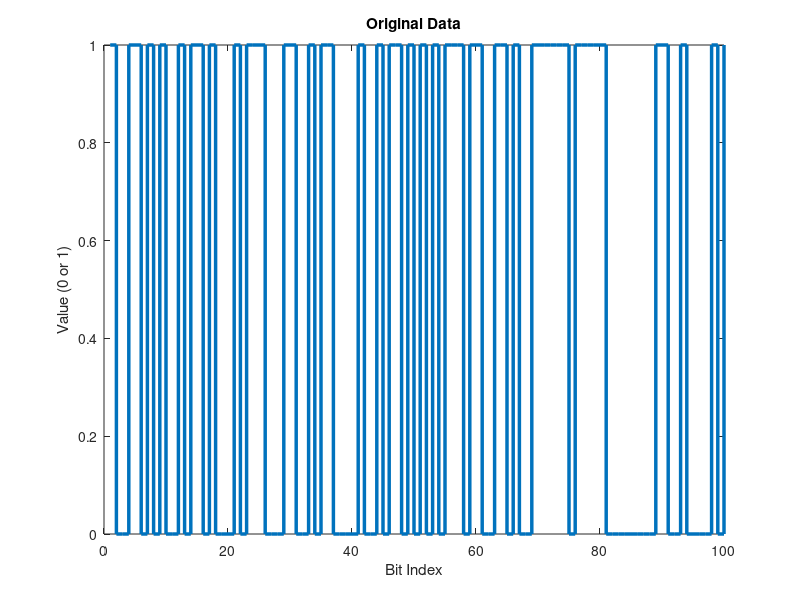
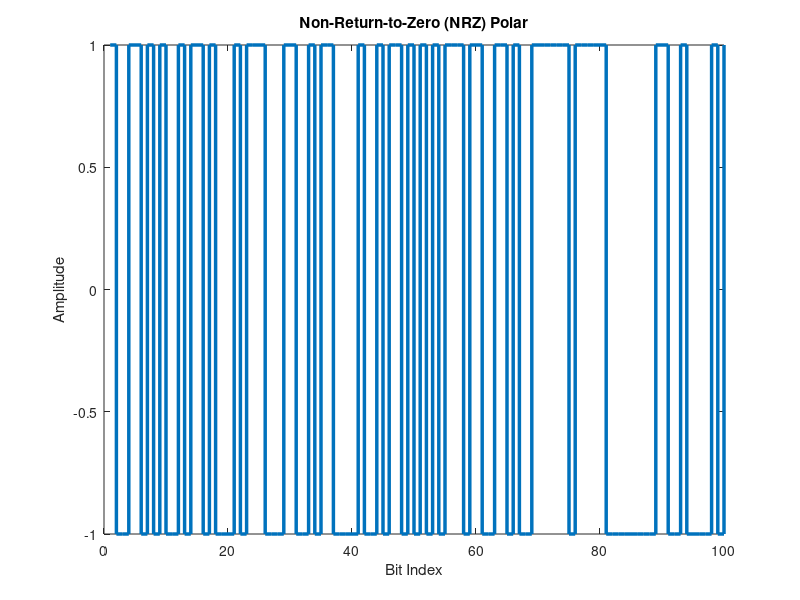
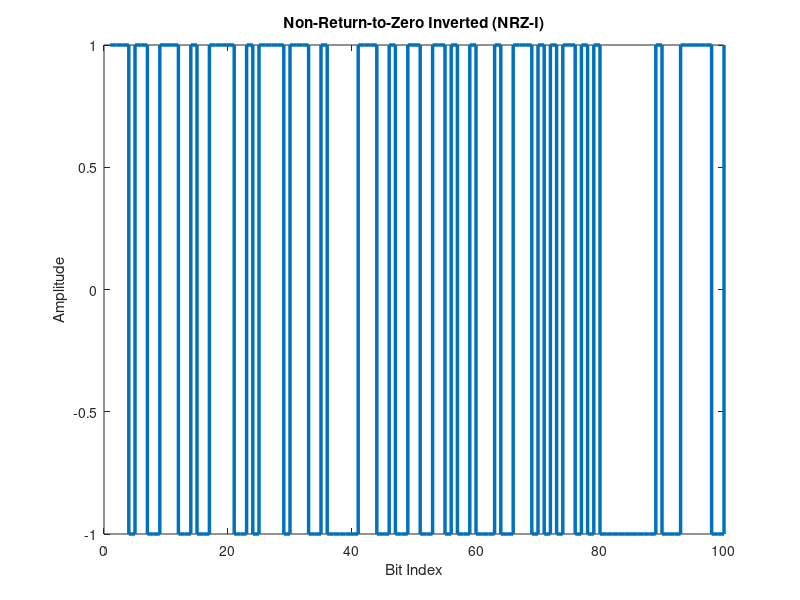
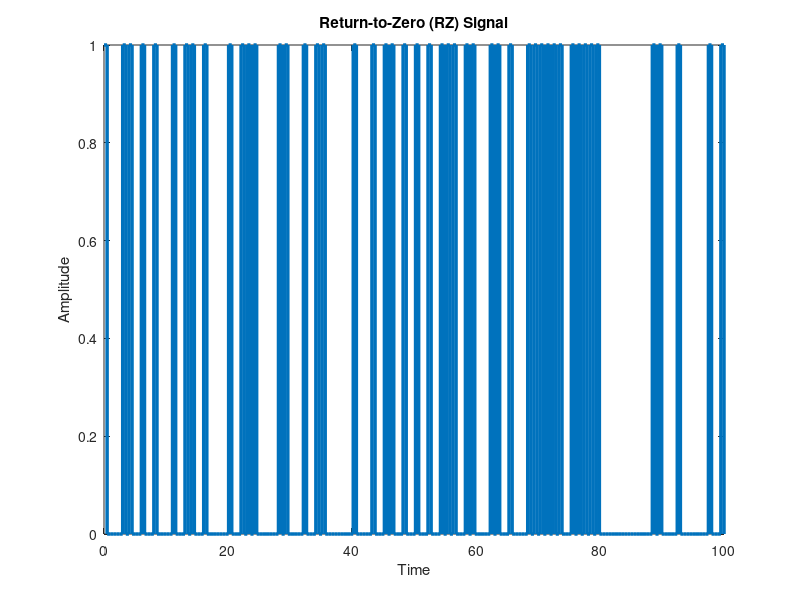

Write MATLAB code to recreate these figures, in order.
clc;
clear;

% Number of bits to generate
num_bits = 100;

% Generate a random binary sequence
rand_bits = randi([0, 1], 1, num_bits);

% Display the original data
figure;
stairs(1:num_bits, rand_bits, 'LineWidth', 2.5); % Ensure x-axis is correct
title('Original Data');
xlabel('Bit Index');
ylabel('Value (0 or 1)');
%% Create the NRZ signal
% Initialize NRZ signal
% The signal has the same length as the number of bits
nrz_signal = zeros(1, num_bits); 
for i = 1:num_bits
    if rand_bits(i) == 1
        nrz_signal(i) = 1; % Polar NRZ: "1" is positive
    else
        nrz_signal(i) = -1; % Polar NRZ: "0" is negative
    end
end

% Plot the NRZ signal
figure;
stairs(1:num_bits, nrz_signal, 'LineWidth', 2.5);
title('Non-Return-to-Zero (NRZ) Polar');
xlabel('Bit Index');
ylabel('Amplitude');

%% NRZ-I
% Initialize the NRZ-I signal
nrz_i_signal = zeros(1, num_bits); % The signal has the same length as the number of bits

% Define the initial level (start with a known state, e.g., low level)
current_level = -1;

% Create the NRZ-I signal
for i = 1:num_bits
    if rand_bits(i) == 1
        % Transition for binary "1"
        current_level = -current_level; % Toggle the level
    end
    % Maintain the same level for binary "0"
    nrz_i_signal(i) = current_level;
end

% Plot the NRZ-I signal
figure;
stairs(1:num_bits, nrz_i_signal, 'LineWidth', 2.5);
title('Non-Return-to-Zero Inverted (NRZ-I)');
xlabel('Bit Index');
ylabel('Amplitude');

%% Initialize Return-to-Zero (RZ) signal
RZ_signal = zeros(1, num_bits * 2); % Double the length for RZ
time = linspace(0, num_bits, num_bits * 2); % Adjust time axis to match RZ_signal length

% Create the RZ signal
for i = 1:num_bits
    % Index into the RZ_signal array
    index = (i - 1) * 2 + 1;  % Find the position in the RZ array
    if rand_bits(i) == 1
        RZ_signal(index) = 1;  % Set the first half of the bit duration
        RZ_signal(index + 1) = 0;  % Return to zero for the second half
    else
        RZ_signal(index) = 0;  % No signal for a "0"
        RZ_signal(index + 1) = 0;  % Remains zero
    end
end

% Plot the Return-to-Zero (RZ) signal
figure;
stairs(time, RZ_signal, 'LineWidth', 2.5);  % Ensure arrays are same length
title('Return-to-Zero (RZ) Signal');
xlabel('Time');
ylabel('Amplitude');


%% Create the AMI signal

% Initialize AMI signal and a variable to track the sign of "1"s
AMI_signal = zeros(1, num_bits); % Starts as all zeros
z = 1; % This variable will determine the alternating sign
for i = 1:num_bits
    if rand_bits(i) == 1 % Check if the current bit is 1
        AMI_signal(i) = z; % Assign the signal with the current sign
        z = -z; % Alternate the sign for the next "1"
    else
        AMI_signal(i) = 0; % If it's a zero, keep it zero
    end
end

% Plot the AMI signal
figure;
stairs(1:num_bits, AMI_signal, 'LineWidth', 2.5);
title('Alternate Mark Inversion (AMI)');
xlabel('Bit Index');
ylabel('Amplitude');


%% create manchester 
% Initialize Manchester signal
% Each bit is represented by two transitions, so the signal length is doubled
manchester_signal = zeros(1, num_bits * 2); % Each bit has two transitions
time = linspace(0, num_bits, num_bits * 2); % Time axis

% Create the Manchester signal
for i = 1:num_bits
    index = (i - 1) * 2 + 1; % Position in the Manchester array
    
    if rand_bits(i) == 0
        % Encode "0" with low-to-high transition
        manchester_signal(index) = 0;     % First half low
        manchester_signal(index + 1) = 1; % Second half high
    else
        % Encode "1" with high-to-low transition
        manchester_signal(index) = 1;     % First half high
        manchester_signal(index + 1) = 0; % Second half low
    end
end

% Plot the Manchester signal
figure;
stairs(time, manchester_signal, 'LineWidth', 2.5);
title('Manchester Code');
xlabel('Time');
ylabel('Amplitude');

%% multi level transmission 3 
% Initialize 3-PAM signal
% Group every two bits to determine the 3-PAM value
num_symbols = floor(num_bits / 2); % Each symbol represents two bits
pam3_signal = zeros(1, num_symbols);
time = linspace(0, num_symbols, num_symbols); % Time axis

% Create the 3-PAM signal
for i = 1:num_symbols
    % Get the bits for this symbol
    bit1 = rand_bits(2*i - 1);
    bit2 = rand_bits(2*i);

    % Determine the PAM-3 level
    if bit1 == 0 && bit2 == 0
        pam3_signal(i) = -1; % Lowest level
    elseif bit1 == 0 && bit2 == 1
        pam3_signal(i) = 0; % Middle level
    elseif bit1 == 1 && bit2 == 0
        pam3_signal(i) = 1; % Highest level
    elseif bit1 == 1 && bit2 == 1
        pam3_signal(i) = 2; % Highest level (if you need this extra level)
    end
end

% Plot the 3-PAM signal
figure;
stairs(time, pam3_signal, 'LineWidth', 2.5);
title('3-Level Pulse Amplitude Modulation (3-PAM)');
xlabel('Time');
ylabel('Amplitude');



%% PSD CALCULATIONS 
A=1;
f = 0:1:100;
Bit_Duration= 1/20;
PSD_NRZ = (A^2)*Bit_Duration * (sinc(f*Bit_Duration)).^2;
PSD_NRZI = ((A^2)*Bit_Duration/2) * ((sinc(f*Bit_Duration)).^2).* (1+cos(pi*f*Bit_Duration));
PSD_RZ= ((A^2)/2) * ((sinc(f*(Bit_Duration/2))).^2);
PSD_AMI=  ((A^2)*Bit_Duration/4) * ((sinc(f*(Bit_Duration/2))).^2) .* (sin (pi *f*Bit_Duration)).^2;
PSD_MANCHESTER = (A^2)*Bit_Duration  * ((sinc(f*(Bit_Duration/2))).^2) .* (sin (pi *f*Bit_Duration/2)).^2;
PSD_MLT3= ((A^2)*Bit_Duration/4) * ((sinc(f*(Bit_Duration/2))).^2) + ((1./ (pi*f *Bit_Duration)).^2).*((sin(2*pi*f*(Bit_Duration))/2).^2)-((A^2)*Bit_Duration/4).*((sinc(f.*Bit_Duration)).^2);


%% plot PSD

figure ;
plot(f, PSD_NRZ, 'b', 'LineWidth', 2.5);
title('Power Spectral Density of non Return-to-Zero (NRZ)');
xlabel('Frequency (Hz)');
ylabel('Power/Frequency (dB/Hz)');


figure ;
plot(f, PSD_NRZI, 'b', 'LineWidth', 2.5);
title('Power Spectral Density of NRZI');
xlabel('Frequency (Hz)');
ylabel('Power/Frequency (dB/Hz)');

figure ;
plot(f, PSD_RZ, 'b', 'LineWidth', 2.5);
title('Power Spectral Density of Return-to-Zero (RZ)');
xlabel('Frequency (Hz)');
ylabel('Power/Frequency (dB/Hz)');

figure;
plot(f, PSD_AMI, 'r', 'LineWidth', 2.5);
title('Power Spectral Density of Alternate Mark Inversion (AMI)');
xlabel('Frequency (Hz)');
ylabel('Power/Frequency (dB/Hz)');

figure ;
plot(f, PSD_MANCHESTER, 'g', 'LineWidth', 2.5);
title('Power Spectral Density of Manchester Code');
xlabel('Frequency (Hz)');
ylabel('Power/Frequency (dB/Hz)');


figure;
plot(f, PSD_MLT3, 'c', 'LineWidth', 2.5);
title('Power Spectral Density of 3-Level PAM');
xlabel('Frequency (Hz)');
ylabel('Power/Frequency (dB/Hz)');

